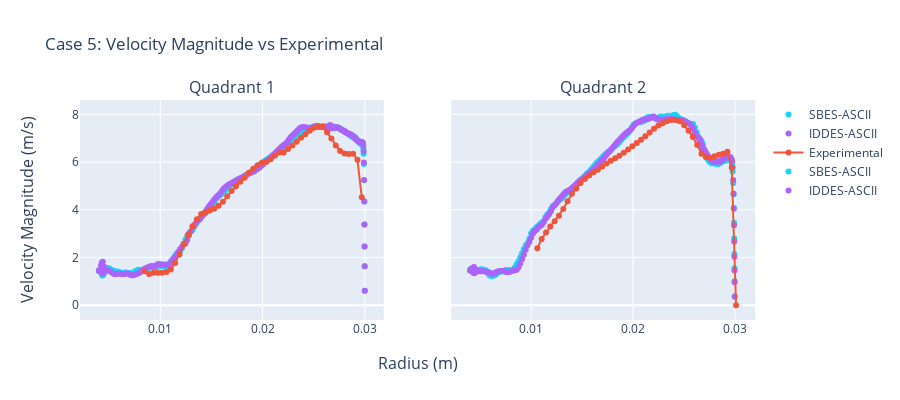

Here is the notebook cell this chart was saved with:
### Code cell
color10_16 = ['#636EFA', '#EF553B', '#00CC96', '#AB63FA', '#FFA15A', '#19D3F3', '#FF6692', '#B6E880', '#FF97FF',
              '#FECB52']
fig = make_subplots(
    rows=1,
    cols=2,
    shared_yaxes=True,
    x_title="Radius (m)",
    y_title="Velocity Magnitude (m/s)",
    subplot_titles=("Quadrant 1", "Quadrant 2"))


fig.add_trace(go.Scatter(x=quad_ascii["C5_SBES"]['Q1']['radius_bin_mean'],
                         y=quad_ascii["C5_SBES"]['Q1']['velocity-magnitude_bin_mean'],
                         mode='markers',
                         name='SBES-ASCII',
                         line=dict(color=color10_16[5])),
              row=1, col=1)

fig.add_trace(go.Scatter(x=quad_ascii["C5_IDDES"]['Q1']['radius_bin_mean'],
                         y=quad_ascii["C5_IDDES"]['Q1']['velocity-magnitude_bin_mean'],
                         mode='markers',
                         name='IDDES-ASCII',
                         line=dict(color=color10_16[3])),
              row=1, col=1)

fig.add_trace(go.Scatter(x=C5_Experimental["Q1"]['radius'],
                         y=C5_Experimental["Q1"]['Velocity_Magnitude'],
                         mode='markers+lines',
                         name='Experimental',
                         line=dict(color=color10_16[1])),
              row=1, col=1)

fig.add_trace(go.Scatter(x=quad_ascii["C5_SBES"]['Q2']['radius_bin_mean'],
                         y=quad_ascii["C5_SBES"]['Q2']['velocity-magnitude_bin_mean'],
                         mode='markers',
                         name='SBES-ASCII',
                         line=dict(color=color10_16[5])),
              row=1, col=2)

fig.add_trace(go.Scatter(x=quad_ascii["C5_IDDES"]['Q2']['radius_bin_mean'],
                         y=quad_ascii["C5_IDDES"]['Q2']['velocity-magnitude_bin_mean'],
                         mode='markers',
                         name='IDDES-ASCII',
                         line=dict(color=color10_16[3])),
              row=1, col=2)


fig.add_trace(go.Scatter(x=C5_Experimental["Q2"]['radius'],
                         y=C5_Experimental["Q2"]['Velocity_Magnitude'],
                         mode='markers+lines',
                         name='Experimental',
                         line=dict(color=color10_16[1]),
                         showlegend=False),
              row=1, col=2)

fig.update_layout(height=400, width=900,
                  title_text="Case 5: Velocity Magnitude vs Experimental")

fig.show()

### Figure 1 — Plotly figure (JSON) as saved in the notebook; plotly's stock layout.template omitted (floating-point values rounded to 4 significant figures; data arrays with more than 128 entries replaced by an {"elided": "..."} marker saying what was removed)
{"data": [{"line": {"color": "#19D3F3"}, "mode": "markers", "name": "SBES-ASCII", "type": "scatter", "x": {"elided": "184 float values"}, "xaxis": "x", "y": {"elided": "184 float values"}, "yaxis": "y"}, {"line": {"color": "#AB63FA"}, "mode": "markers", "name": "IDDES-ASCII", "type": "scatter", "x": {"elided": "184 float values"}, "xaxis": "x", "y": {"elided": "184 float values"}, "yaxis": "y"}, {"line": {"color": "#EF553B"}, "mode": "markers+lines", "name": "Experimental", "type": "scatter", "x": [0.008485, 0.00891, 0.009334, 0.009758, 0.01018, 0.01061, 0.01103, 0.01146, 0.01188, 0.0123, 0.01273, 0.01315, 0.01358, 0.014, 0.01442, 0.01485, 0.01527, 0.0157, 0.01612, 0.01655, 0.01697, 0.01739, 0.01782, 0.01824, 0.01867, 0.01909, 0.01952, 0.01994, 0.02036, 0.02079, 0.02121, 0.02164, 0.02206, 0.02249, 0.02291, 0.02333, 0.02376, 0.02418, 0.02461, 0.02503, 0.02546, 0.02588, 0.0263, 0.02673, 0.02715, 0.02758, 0.028, 0.02843, 0.02885, 0.02927, 0.0297], "xaxis": "x", "y": [1.429, 1.305, 1.368, 1.365, 1.363, 1.396, 1.504, 1.767, 2.131, 2.565, 2.957, 3.314, 3.61, 3.821, 3.911, 3.976, 4.05, 4.176, 4.338, 4.566, 4.795, 4.988, 5.179, 5.348, 5.557, 5.721, 5.866, 5.971, 6.013, 6.125, 6.274, 6.407, 6.399, 6.551, 6.702, 6.85, 7.021, 7.17, 7.317, 7.445, 7.514, 7.48, 7.25, 6.988, 6.697, 6.471, 6.367, 6.339, 6.351, 6.099, 4.525], "yaxis": "y"}, {"line": {"color": "#19D3F3"}, "mode": "markers", "name": "SBES-ASCII", "type": "scatter", "x": {"elided": "186 float values"}, "xaxis": "x2", "y": {"elided": "186 float values"}, "yaxis": "y2"}, {"line": {"color": "#AB63FA"}, "mode": "markers", "name": "IDDES-ASCII", "type": "scatter", "x": {"elided": "186 float values"}, "xaxis": "x2", "y": {"elided": "186 float values"}, "yaxis": "y2"}, {"line": {"color": "#EF553B"}, "mode": "markers+lines", "name": "Experimental", "showlegend": false, "type": "scatter", "x": [0.01061, 0.01103, 0.01146, 0.01188, 0.0123, 0.01273, 0.01315, 0.01358, 0.014, 0.01442, 0.01485, 0.01527, 0.0157, 0.01612, 0.01655, 0.01697, 0.01739, 0.01782, 0.01824, 0.01867, 0.01909, 0.01952, 0.01994, 0.02036, 0.02079, 0.02121, 0.02164, 0.02206, 0.02249, 0.02291, 0.02333, 0.02376, 0.02418, 0.02461, 0.02503, 0.02546, 0.02588, 0.0263, 0.02673, 0.02715, 0.02758, 0.028, 0.02843, 0.02885, 0.02927, 0.0297, 0.03012], "xaxis": "x2", "y": [2.389, 2.783, 3.049, 3.301, 3.522, 3.752, 4.034, 4.363, 4.67, 4.891, 5.128, 5.296, 5.445, 5.571, 5.686, 5.821, 5.941, 6.06, 6.166, 6.272, 6.399, 6.53, 6.663, 6.804, 6.943, 7.09, 7.241, 7.397, 7.539, 7.633, 7.715, 7.763, 7.764, 7.714, 7.544, 7.32, 7.049, 6.716, 6.353, 6.219, 6.179, 6.242, 6.311, 6.348, 6.433, 5.762, 0.0], "yaxis": "y2"}], "layout": {"annotations": [{"font": {"size": 16}, "showarrow": false, "text": "Quadrant 1", "x": 0.225, "xanchor": "center", "xref": "paper", "y": 1.0, "yanchor": "bottom", "yref": "paper"}, {"font": {"size": 16}, "showarrow": false, "text": "Quadrant 2", "x": 0.775, "xanchor": "center", "xref": "paper", "y": 1.0, "yanchor": "bottom", "yref": "paper"}, {"font": {"size": 16}, "showarrow": false, "text": "Radius (m)", "x": 0.5, "xanchor": "center", "xref": "paper", "y": 0, "yanchor": "top", "yref": "paper", "yshift": -30}, {"font": {"size": 16}, "showarrow": false, "text": "Velocity Magnitude (m/s)", "textangle": -90, "x": 0, "xanchor": "right", "xref": "paper", "xshift": -40, "y": 0.5, "yanchor": "middle", "yref": "paper"}], "height": 400, "title": {"text": "Case 5: Velocity Magnitude vs Experimental"}, "width": 900, "xaxis": {"anchor": "y", "domain": [0.0, 0.45]}, "xaxis2": {"anchor": "y2", "domain": [0.55, 1.0]}, "yaxis": {"anchor": "x", "domain": [0.0, 1.0]}, "yaxis2": {"anchor": "x2", "domain": [0.0, 1.0], "matches": "y", "showticklabels": false}}}
